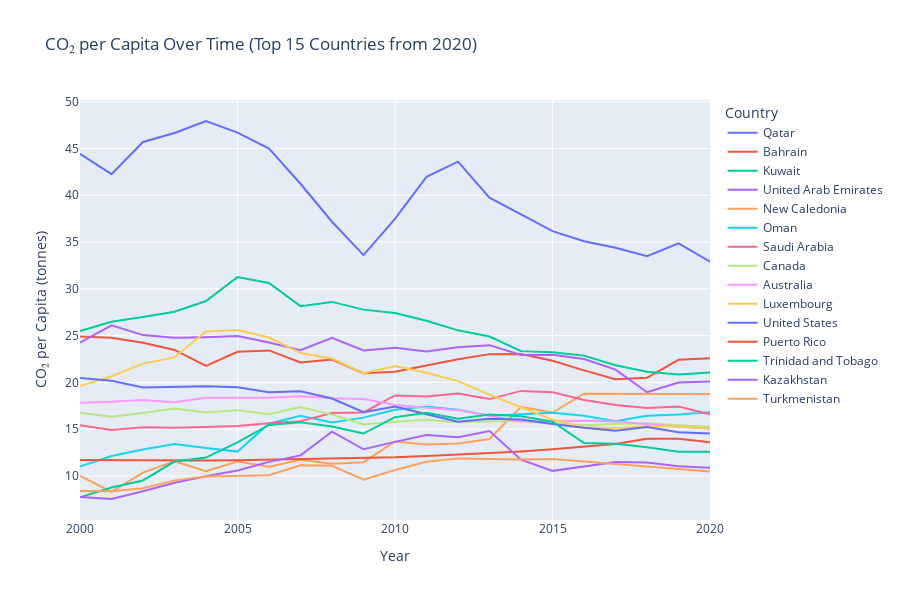

Here is the notebook cell this chart was saved with:
### Markdown cell above
### Top 10 CO₂ Emitters per Capita Over Time (2020 Benchmark)

This line chart illustrates CO₂ emissions per capita for the top 10 countries in 2020, tracked from 2000 to 2020. Each line represents a country, highlighting long-term emission trends.

#### Interpretation by Country

| **Country**         | **Trend Summary**                                                                                      |
|---------------------|--------------------------------------------------------------------------------------------------------|
| Qatar               | Highest CO₂ per capita throughout; slight decline since 2013; reflects fossil-based economy.           |
| Kuwait, UAE, Saudi Arabia | Persistently high emissions; only minor reductions; oil-rich economies with energy-intensive systems. |
| Australia           | Gradual decline; driven by policy shifts and renewables investment.                                    |
| Canada              | Slight downward trend; remains high due to transport and industrial emissions.                         |
| Luxembourg          | Notable drop; possibly due to policy reforms and cross-border commuting factors.                       |
| Bahrain, Oman       | Moderate decline in the last decade; still above global average.                                       |
| New Caledonia       | High and stable emissions; limited change suggests structural dependency.                              |

<br>

#### Key Insights

- Middle Eastern countries dominate the top ranks due to oil-based economies and high energy use per capita.
- OECD nations show downward trends but remain emission-intensive.
- Per capita analysis reveals disparities in emissions not evident from total emissions data.
- Policy action and economic structure heavily influence these trends.

### Code cell
import pandas as pd
import plotly.express as px

# Load and clean dataset
df = pd.read_csv('../data/cleaned/enhanced_energy_features_final.csv')
df['country'] = df['country'].str.strip()

# Get top 15 countries in 2020 by CO₂ per capita
df_2020 = df[df['year'] == 2020]
top15_sorted = df_2020.sort_values(by='co2_per_capita_t', ascending=False).head(15)
top15_countries = top15_sorted['country'].tolist()

# Create ordered categorical type for correct legend order
df['country'] = pd.Categorical(df['country'], categories=top15_countries, ordered=True)

# Filter data for those countries
df_top15 = df[df['country'].isin(top15_countries)]

# Create plot
fig = px.line(
    df_top15,
    x='year',
    y='co2_per_capita_t',
    color='country',
    category_orders={'country': top15_countries},
    title='CO₂ per Capita Over Time (Top 15 Countries from 2020)',
    labels={'co2_per_capita_t': 'CO₂ per Capita (tonnes)', 'year': 'Year'}
)

fig.update_traces(mode='lines')
fig.update_layout(legend_title_text='Country', height=600)
fig.show()

### Figure 1 — Plotly figure (JSON) as saved in the notebook; plotly's stock layout.template omitted (floating-point values rounded to 4 significant figures)
{"data": [{"hovertemplate": "country=Qatar<br>Year=%{x}<br>CO₂ per Capita (tonnes)=%{y}<extra></extra>", "legendgroup": "Qatar", "line": {"color": "#636efa", "dash": "solid"}, "marker": {"symbol": "circle"}, "mode": "lines", "name": "Qatar", "orientation": "v", "showlegend": true, "type": "scatter", "x": [2000, 2001, 2002, 2003, 2004, 2005, 2006, 2007, 2008, 2009, 2010, 2011, 2012, 2013, 2014, 2015, 2016, 2017, 2018, 2019, 2020], "xaxis": "x", "y": [44.43, 42.26, 45.7, 46.65, 47.94, 46.69, 44.99, 41.23, 37.17, 33.61, 37.47, 41.97, 43.59, 39.75, 37.95, 36.16, 35.09, 34.39, 33.49, 34.85, 32.92], "yaxis": "y"}, {"hovertemplate": "country=Bahrain<br>Year=%{x}<br>CO₂ per Capita (tonnes)=%{y}<extra></extra>", "legendgroup": "Bahrain", "line": {"color": "#EF553B", "dash": "solid"}, "marker": {"symbol": "circle"}, "mode": "lines", "name": "Bahrain", "orientation": "v", "showlegend": true, "type": "scatter", "x": [2000, 2001, 2002, 2003, 2004, 2005, 2006, 2007, 2008, 2009, 2010, 2011, 2012, 2013, 2014, 2015, 2016, 2017, 2018, 2019, 2020], "xaxis": "x", "y": [24.91, 24.78, 24.23, 23.47, 21.77, 23.28, 23.42, 22.13, 22.44, 20.98, 21.14, 21.77, 22.47, 23.02, 23.03, 22.32, 21.28, 20.33, 20.5, 22.42, 22.59], "yaxis": "y"}, {"hovertemplate": "country=Kuwait<br>Year=%{x}<br>CO₂ per Capita (tonnes)=%{y}<extra></extra>", "legendgroup": "Kuwait", "line": {"color": "#00cc96", "dash": "solid"}, "marker": {"symbol": "circle"}, "mode": "lines", "name": "Kuwait", "orientation": "v", "showlegend": true, "type": "scatter", "x": [2000, 2001, 2002, 2003, 2004, 2005, 2006, 2007, 2008, 2009, 2010, 2011, 2012, 2013, 2014, 2015, 2016, 2017, 2018, 2019, 2020], "xaxis": "x", "y": [25.5, 26.49, 26.99, 27.55, 28.7, 31.25, 30.63, 28.15, 28.6, 27.78, 27.42, 26.59, 25.56, 24.9, 23.34, 23.22, 22.86, 21.84, 21.14, 20.86, 21.06], "yaxis": "y"}, {"hovertemplate": "country=United Arab Emirates<br>Year=%{x}<br>CO₂ per Capita (tonnes)=%{y}<extra></extra>", "legendgroup": "United Arab Emirates", "line": {"color": "#ab63fa", "dash": "solid"}, "marker": {"symbol": "circle"}, "mode": "lines", "name": "United Arab Emirates", "orientation": "v", "showlegend": true, "type": "scatter", "x": [2000, 2001, 2002, 2003, 2004, 2005, 2006, 2007, 2008, 2009, 2010, 2011, 2012, 2013, 2014, 2015, 2016, 2017, 2018, 2019, 2020], "xaxis": "x", "y": [24.25, 26.1, 25.06, 24.76, 24.84, 24.97, 24.27, 23.44, 24.76, 23.41, 23.7, 23.31, 23.76, 23.98, 22.92, 22.96, 22.5, 21.36, 18.95, 19.99, 20.09], "yaxis": "y"}, {"hovertemplate": "country=New Caledonia<br>Year=%{x}<br>CO₂ per Capita (tonnes)=%{y}<extra></extra>", "legendgroup": "New Caledonia", "line": {"color": "#FFA15A", "dash": "solid"}, "marker": {"symbol": "circle"}, "mode": "lines", "name": "New Caledonia", "orientation": "v", "showlegend": true, "type": "scatter", "x": [2000, 2001, 2002, 2003, 2004, 2005, 2006, 2007, 2008, 2009, 2010, 2011, 2012, 2013, 2014, 2015, 2016, 2017, 2018, 2019, 2020], "xaxis": "x", "y": [10.01, 8.294, 10.36, 11.57, 10.51, 11.55, 10.99, 11.74, 11.3, 11.47, 13.68, 13.36, 13.46, 13.95, 17.38, 16.78, 18.8, 18.79, 18.79, 18.79, 18.75], "yaxis": "y"}, {"hovertemplate": "country=Oman<br>Year=%{x}<br>CO₂ per Capita (tonnes)=%{y}<extra></extra>", "legendgroup": "Oman", "line": {"color": "#19d3f3", "dash": "solid"}, "marker": {"symbol": "circle"}, "mode": "lines", "name": "Oman", "orientation": "v", "showlegend": true, "type": "scatter", "x": [2000, 2001, 2002, 2003, 2004, 2005, 2006, 2007, 2008, 2009, 2010, 2011, 2012, 2013, 2014, 2015, 2016, 2017, 2018, 2019, 2020], "xaxis": "x", "y": [11.0, 12.13, 12.82, 13.41, 13.0, 12.61, 15.58, 16.44, 15.73, 16.24, 17.07, 17.43, 17.07, 16.43, 16.59, 16.76, 16.43, 15.85, 16.44, 16.56, 16.81], "yaxis": "y"}, {"hovertemplate": "country=Saudi Arabia<br>Year=%{x}<br>CO₂ per Capita (tonnes)=%{y}<extra></extra>", "legendgroup": "Saudi Arabia", "line": {"color": "#FF6692", "dash": "solid"}, "marker": {"symbol": "circle"}, "mode": "lines", "name": "Saudi Arabia", "orientation": "v", "showlegend": true, "type": "scatter", "x": [2000, 2001, 2002, 2003, 2004, 2005, 2006, 2007, 2008, 2009, 2010, 2011, 2012, 2013, 2014, 2015, 2016, 2017, 2018, 2019, 2020], "xaxis": "x", "y": [15.43, 14.91, 15.2, 15.16, 15.25, 15.34, 15.63, 15.85, 16.73, 16.79, 18.61, 18.48, 18.82, 18.22, 19.09, 18.96, 18.13, 17.6, 17.26, 17.42, 16.6], "yaxis": "y"}, {"hovertemplate": "country=Canada<br>Year=%{x}<br>CO₂ per Capita (tonnes)=%{y}<extra></extra>", "legendgroup": "Canada", "line": {"color": "#B6E880", "dash": "solid"}, "marker": {"symbol": "circle"}, "mode": "lines", "name": "Canada", "orientation": "v", "showlegend": true, "type": "scatter", "x": [2000, 2001, 2002, 2003, 2004, 2005, 2006, 2007, 2008, 2009, 2010, 2011, 2012, 2013, 2014, 2015, 2016, 2017, 2018, 2019, 2020], "xaxis": "x", "y": [16.76, 16.33, 16.72, 17.21, 16.8, 17.03, 16.6, 17.38, 16.56, 15.5, 15.79, 16.0, 15.73, 15.84, 15.85, 15.65, 15.42, 15.54, 15.65, 15.42, 15.26], "yaxis": "y"}, {"hovertemplate": "country=Australia<br>Year=%{x}<br>CO₂ per Capita (tonnes)=%{y}<extra></extra>", "legendgroup": "Australia", "line": {"color": "#FF97FF", "dash": "solid"}, "marker": {"symbol": "circle"}, "mode": "lines", "name": "Australia", "orientation": "v", "showlegend": true, "type": "scatter", "x": [2000, 2001, 2002, 2003, 2004, 2005, 2006, 2007, 2008, 2009, 2010, 2011, 2012, 2013, 2014, 2015, 2016, 2017, 2018, 2019, 2020], "xaxis": "x", "y": [17.84, 17.93, 18.13, 17.88, 18.35, 18.34, 18.36, 18.52, 18.3, 18.22, 17.59, 17.3, 17.02, 16.44, 15.83, 15.86, 15.91, 15.82, 15.51, 15.26, 15.07], "yaxis": "y"}, {"hovertemplate": "country=Luxembourg<br>Year=%{x}<br>CO₂ per Capita (tonnes)=%{y}<extra></extra>", "legendgroup": "Luxembourg", "line": {"color": "#FECB52", "dash": "solid"}, "marker": {"symbol": "circle"}, "mode": "lines", "name": "Luxembourg", "orientation": "v", "showlegend": true, "type": "scatter", "x": [2000, 2001, 2002, 2003, 2004, 2005, 2006, 2007, 2008, 2009, 2010, 2011, 2012, 2013, 2014, 2015, 2016, 2017, 2018, 2019, 2020], "xaxis": "x", "y": [19.62, 20.66, 22.01, 22.67, 25.45, 25.6, 24.8, 23.15, 22.55, 20.97, 21.76, 21.03, 20.13, 18.68, 17.35, 16.03, 15.21, 15.09, 15.33, 15.31, 15.05], "yaxis": "y"}, {"hovertemplate": "country=United States<br>Year=%{x}<br>CO₂ per Capita (tonnes)=%{y}<extra></extra>", "legendgroup": "United States", "line": {"color": "#636efa", "dash": "solid"}, "marker": {"symbol": "circle"}, "mode": "lines", "name": "United States", "orientation": "v", "showlegend": true, "type": "scatter", "x": [2000, 2001, 2002, 2003, 2004, 2005, 2006, 2007, 2008, 2009, 2010, 2011, 2012, 2013, 2014, 2015, 2016, 2017, 2018, 2019, 2020], "xaxis": "x", "y": [20.47, 20.17, 19.45, 19.51, 19.6, 19.47, 18.95, 19.04, 18.28, 16.81, 17.43, 16.6, 15.79, 16.11, 16.04, 15.56, 15.15, 14.82, 15.22, 14.67, 14.53], "yaxis": "y"}, {"hovertemplate": "country=Puerto Rico<br>Year=%{x}<br>CO₂ per Capita (tonnes)=%{y}<extra></extra>", "legendgroup": "Puerto Rico", "line": {"color": "#EF553B", "dash": "solid"}, "marker": {"symbol": "circle"}, "mode": "lines", "name": "Puerto Rico", "orientation": "v", "showlegend": true, "type": "scatter", "x": [2000, 2001, 2002, 2003, 2004, 2005, 2006, 2007, 2008, 2009, 2010, 2011, 2012, 2013, 2014, 2015, 2016, 2017, 2018, 2019, 2020], "xaxis": "x", "y": [11.71, 11.69, 11.67, 11.67, 11.66, 11.68, 11.73, 11.8, 11.87, 11.93, 12.0, 12.13, 12.28, 12.42, 12.63, 12.85, 13.1, 13.42, 13.98, 13.98, 13.6], "yaxis": "y"}, {"hovertemplate": "country=Trinidad and Tobago<br>Year=%{x}<br>CO₂ per Capita (tonnes)=%{y}<extra></extra>", "legendgroup": "Trinidad and Tobago", "line": {"color": "#00cc96", "dash": "solid"}, "marker": {"symbol": "circle"}, "mode": "lines", "name": "Trinidad and Tobago", "orientation": "v", "showlegend": true, "type": "scatter", "x": [2000, 2001, 2002, 2003, 2004, 2005, 2006, 2007, 2008, 2009, 2010, 2011, 2012, 2013, 2014, 2015, 2016, 2017, 2018, 2019, 2020], "xaxis": "x", "y": [7.729, 8.766, 9.519, 11.54, 11.97, 13.59, 15.46, 15.73, 15.3, 14.53, 16.29, 16.76, 16.12, 16.57, 16.38, 15.8, 13.52, 13.45, 13.08, 12.6, 12.58], "yaxis": "y"}, {"hovertemplate": "country=Kazakhstan<br>Year=%{x}<br>CO₂ per Capita (tonnes)=%{y}<extra></extra>", "legendgroup": "Kazakhstan", "line": {"color": "#ab63fa", "dash": "solid"}, "marker": {"symbol": "circle"}, "mode": "lines", "name": "Kazakhstan", "orientation": "v", "showlegend": true, "type": "scatter", "x": [2000, 2001, 2002, 2003, 2004, 2005, 2006, 2007, 2008, 2009, 2010, 2011, 2012, 2013, 2014, 2015, 2016, 2017, 2018, 2019, 2020], "xaxis": "x", "y": [7.751, 7.54, 8.371, 9.28, 9.97, 10.6, 11.51, 12.2, 14.73, 12.85, 13.64, 14.38, 14.13, 14.81, 11.74, 10.55, 11.01, 11.5, 11.44, 11.04, 10.89], "yaxis": "y"}, {"hovertemplate": "country=Turkmenistan<br>Year=%{x}<br>CO₂ per Capita (tonnes)=%{y}<extra></extra>", "legendgroup": "Turkmenistan", "line": {"color": "#FFA15A", "dash": "solid"}, "marker": {"symbol": "circle"}, "mode": "lines", "name": "Turkmenistan", "orientation": "v", "showlegend": true, "type": "scatter", "x": [2000, 2001, 2002, 2003, 2004, 2005, 2006, 2007, 2008, 2009, 2010, 2011, 2012, 2013, 2014, 2015, 2016, 2017, 2018, 2019, 2020], "xaxis": "x", "y": [8.403, 8.367, 8.682, 9.529, 9.957, 10.01, 10.09, 11.15, 11.09, 9.61, 10.64, 11.52, 11.88, 11.82, 11.75, 11.81, 11.53, 11.24, 10.98, 10.71, 10.49], "yaxis": "y"}], "layout": {"height": 600, "legend": {"title": {"text": "Country"}, "tracegroupgap": 0}, "title": {"text": "CO₂ per Capita Over Time (Top 15 Countries from 2020)"}, "xaxis": {"anchor": "y", "domain": [0, 1], "title": {"text": "Year"}}, "yaxis": {"anchor": "x", "domain": [0, 1], "title": {"text": "CO₂ per Capita (tonnes)"}}}}
